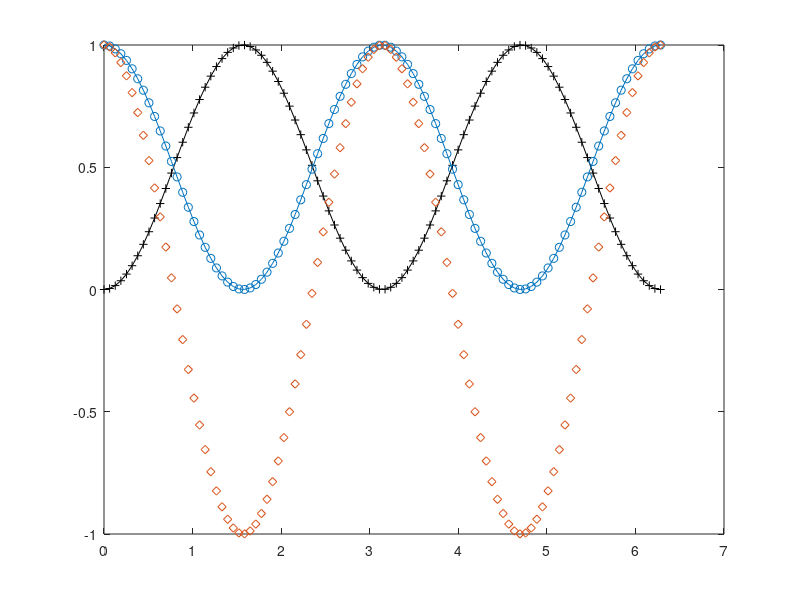

MATLAB code for this plot:
x = linspace(0, 2*pi);
y = sin(x).^2;

plot(x, y, '-+k')
hold on

y2 = cos(x).^2;
plot(x, y2, '-o')
hold on

y3 = cos(2*x);
plot(x, y3, 'd')
hold off